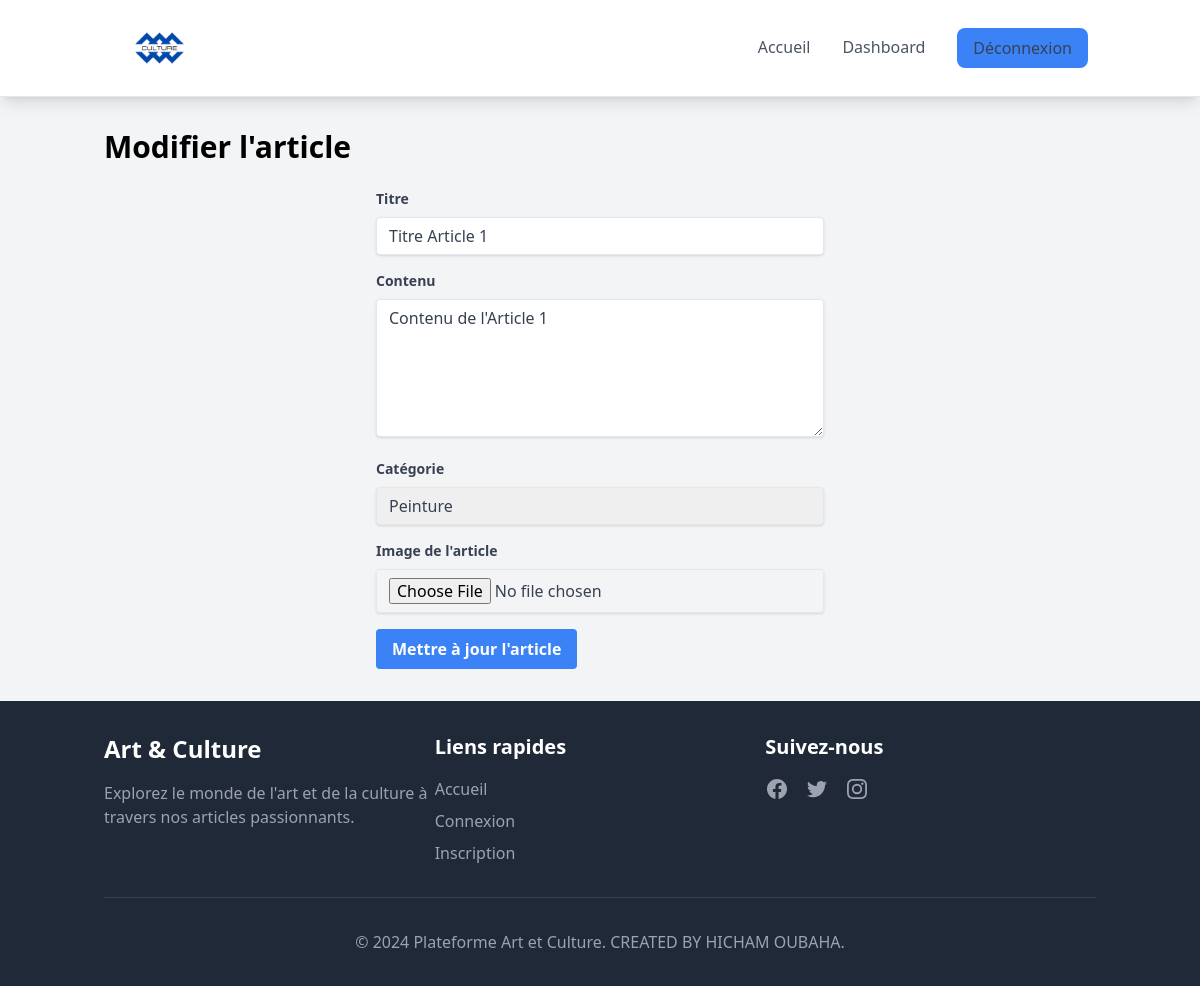
The app's page /index.php?page=edit_article&id=1 (signed in) with its own data.
### tables this page shows
CREATE TABLE articles (
    id_article INT AUTO_INCREMENT PRIMARY KEY,
    titre VARCHAR(255) NOT NULL,
    contenu TEXT NOT NULL,
    id_categorie INT,
    id_auteur INT,
    statut ENUM('en attente', 'approuve', 'refuse') DEFAULT 'en attente',
    date_creation TIMESTAMP DEFAULT CURRENT_TIMESTAMP,
    date_modification TIMESTAMP DEFAULT CURRENT_TIMESTAMP ON UPDATE CURRENT_TIMESTAMP,
    FOREIGN KEY (id_categorie) REFERENCES categories(id_categorie),
    FOREIGN KEY (id_auteur) REFERENCES utilisateurs(id_utilisateur)
);

CREATE TABLE categories (
    id_categorie INT AUTO_INCREMENT PRIMARY KEY,
    nom_categorie VARCHAR(50) NOT NULL UNIQUE,
    date_creation TIMESTAMP DEFAULT CURRENT_TIMESTAMP
);

### classes/Database.php (called while the page is built)
<?php
class Database {
    private $host = "localhost";
    private $db_name = "art_culture_platform";
    private $username = "root";
    private $password = "";
    private $conn;
    public function __construct() {
        $this->conn = null;
        try {
            $this->conn = new PDO("mysql:host=" . $this->host . ";dbname=" . $this->db_name, $this->username, $this->password);
            $this->conn->setAttribute(PDO::ATTR_ERRMODE, PDO::ERRMODE_EXCEPTION);
        } catch(PDOException $exception) {
            echo "Connection error: " . $exception->getMessage();
        }
    }
    public function getConnection() {
        return $this->conn;
    }
}

### classes/Article.php (called while the page is built, shortened)
<?php
class Article {
    private $conn;
    private $table_name = "articles";
    public function __construct($db) {
        $this->conn = $db->getConnection();
    }
    public function getArticleById($id) {
        $query = "SELECT * FROM " . $this->table_name . " WHERE id_article = :id";
        $stmt = $this->conn->prepare($query);
        $stmt->bindParam(':id', $id);
        $stmt->execute();
        return $stmt->fetch(PDO::FETCH_ASSOC);
    }
}

### classes/Category.php (called while the page is built, shortened)
<?php
class Category {
    private $conn;
    private $table_name = "categories";
    public function __construct($db) {
        $this->conn = $db->getConnection();
    }
    public function getAllCategories() {
        $query = "SELECT * FROM " . $this->table_name . " ORDER BY nom_categorie";
        $stmt = $this->conn->prepare($query);
        $stmt->execute();
        return $stmt->fetchAll(PDO::FETCH_ASSOC);
    }
}

### views/edit_article.php (the view, shortened to what this page needs)
<h1 class="text-3xl font-bold mb-6">Modifier l'article</h1>
<form action="index.php?page=edit_article&id=<?php echo $articleData['id_article']; ?>" method="POST" enctype="multipart/form-data" class="max-w-md mx-auto">
    <div class="mb-4">
        <label for="titre" class="block text-gray-700 text-sm font-bold mb-2">Titre</label>
        <input type="text" id="titre" name="titre" required class="shadow appearance-none border rounded w-full py-2 px-3 text-gray-700 leading-tight focus:outline-none focus:shadow-outline" value="<?php echo htmlspecialchars($articleData['titre']); ?>">
    </div>
    <div class="mb-4">
        <label for="contenu" class="block text-gray-700 text-sm font-bold mb-2">Contenu</label>
        <textarea id="contenu" name="contenu" required class="shadow appearance-none border rounded w-full py-2 px-3 text-gray-700 leading-tight focus:outline-none focus:shadow-outline" rows="6"><?php echo htmlspecialchars($articleData['contenu']); ?></textarea>
    </div>
    <div class="mb-4">
        <label for="id_categorie" class="block text-gray-700 text-sm font-bold mb-2">Catégorie</label>
        <select id="id_categorie" name="id_categorie" required class="shadow appearance-none border rounded w-full py-2 px-3 text-gray-700 leading-tight focus:outline-none focus:shadow-outline">
            <?php foreach ($allCategories as $category): ?>
                <option value="<?php echo $category['id_categorie']; ?>" <?php echo ($category['id_categorie'] == $articleData['id_categorie']) ? 'selected' : ''; ?>>
                    <?php echo htmlspecialchars($category['nom_categorie']); ?>
                </option>
            <?php endforeach; ?>
        </select>
    </div>
    <div class="mb-4">
        <label for="photo" class="block text-gray-700 text-sm font-bold mb-2">Image de l'article</label>
        <input type="file" id="photo" name="photo" accept="image/*" class="shadow appearance-none border rounded w-full py-2 px-3 text-gray-700 leading-tight focus:outline-none focus:shadow-outline">
    </div>
    <div class="flex items-center justify-between">
        <button type="submit" class="bg-blue-500 hover:bg-blue-700 text-white font-bold py-2 px-4 rounded focus:outline-none focus:shadow-outline">
            Mettre à jour l'article
        </button>
    </div>
</form>

### records on screen
articles: titre "Titre Article 1", contenu "Contenu de l'Article 1", id_categorie "Peinture"
